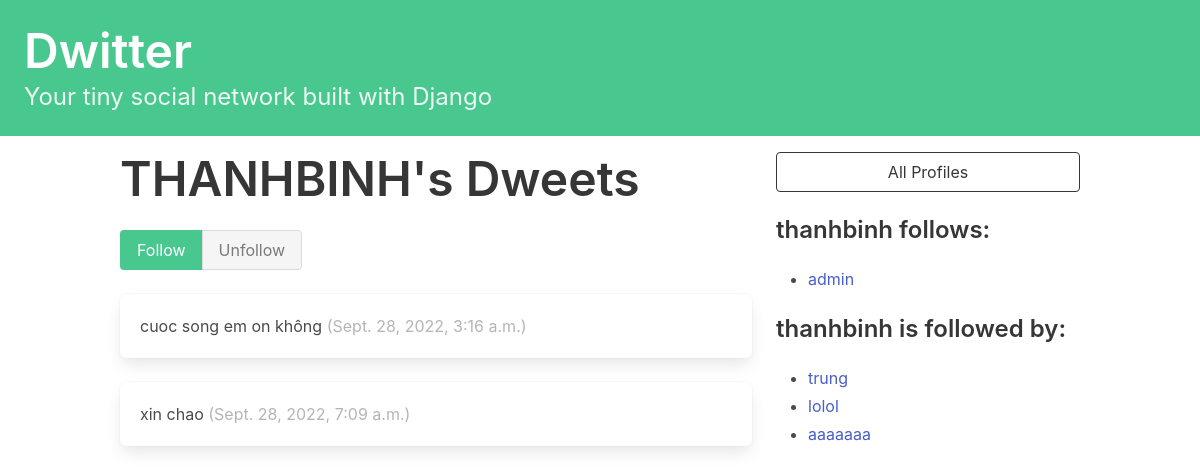
/profile/5, run on the app's committed database.
### dwitter/models.py (models this page shows, shortened)
class Profile(models.Model):
    user = models.OneToOneField(User, on_delete=models.CASCADE)
    follows = models.ManyToManyField(
        "self", related_name="followed_by", symmetrical=False, blank=True
    )
    def __str__(self):
        return self.user.username

class Dweet(models.Model):
    user = models.ForeignKey(
        User, related_name="dweets", on_delete=models.DO_NOTHING
    )
    body = models.CharField(max_length=140)
    created_at = models.DateTimeField(auto_now_add=True)

### dwitter/views.py (the view, shortened to what this page needs)
# urls.py: path("profile/<int:pk>", profile, name="profile"),
def profile(request, pk):
    profile = Profile.objects.get(pk=pk)
    return render(request, "dwitter/profile.html", {"profile": profile})

### dwitter/templates/dwitter/profile.html (shortened to what this page needs)
{% extends 'base.html' %}
{% block content %}
<div class="column">
    <div class="block">
    <h1 class="title is-1">
        {{profile.user.username|upper}}'s Dweets
    </h1>
    <form method="post">
        <div class="buttons has-addons">
        {% if profile in user.profile.follows.all %}
            <button class="button is-success is-static">Follow</button>
            <button class="button is-danger" name="follow" value="unfollow">
                Unfollow
            </button>
        {% else %}
            <button class="button is-success" name="follow" value="follow">
                Follow
            </button>
            <button class="button is-danger is-static">Unfollow</button>
        {% endif %}
        </div>
    </form>
    </div>
    <div class="content">
        {% for dweet in profile.user.dweets.all %}
            <div class="box">
                {{ dweet.body }}
                <span class="is-small has-text-grey-light">
                    ({{ dweet.created_at }})
                </span>
            </div>
        {% endfor %}
    </div>
</div>
<div class="column is-one-third">
    <div class="block">
        <a href="{% url 'dwitter:profile_list' %}">
            <button class="button is-dark is-outlined is-fullwidth">
                All Profiles
            </button>
        </a>
    </div>
    <div class="block">
        <h3 class="title is-4">
            {{profile.user.username}} follows:
        </h3>
        <div class="content">
            <ul>
            {% for following in profile.follows.all %}
                <li>
                    <a href="{% url 'dwitter:profile' following.id %}">
                        {{ following }}
                    </a>
                </li>
            {% endfor %}
            </ul>
        </div>
    </div>
    <div class="block">
        <h3 class="title is-4">
            {{profile.user.username}} is followed by:
        </h3>
        <div class="content">
            <ul>
            {% for follower in profile.followed_by.all %}
                <li>
                    <a href="{% url 'dwitter:profile' follower.id %}">
                        {{ follower }}
                    </a>
                </li>
            {% endfor %}
            </ul>
        </div>
    </div>
</div>
{% endblock content %}

### dwitter/templates/base.html (shortened to what this page needs)
<!DOCTYPE html>
<html lang="en">
<head>
    <link rel="stylesheet"
          href="https://cdn.jsdelivr.net/npm/bulma@0.9.3/css/bulma.min.css">
</head>
<body>
    <a href="{% url 'dwitter:dashboard' %} ">
    <section class="hero is-small is-success mb-4">
        <div class="hero-body">
            <h1 class="title is-1">Dwitter</h1>
            <p class="subtitle is-4">
                Your tiny social network built with Django
            </p>
        </div>
    </section>
    </a>
    <div class="container">
    <div class="columns">
        {% block content %}
        {% endblock content %}
    </div>
    </div>
</body>
</html>

### data on the page
Profile: user.username "THANHBINH", user.username "thanhbinh"
Dweet: body "cuoc song em on không", created_at "Sept. 28, 2022, 3:16 a.m."
Dweet: body "xin chao", created_at "Sept. 28, 2022, 7:09 a.m."
Profile: user.username "admin"
Profile: user.username "trung"
Profile: user.username "lolol"
Profile: user.username "aaaaaaa"
